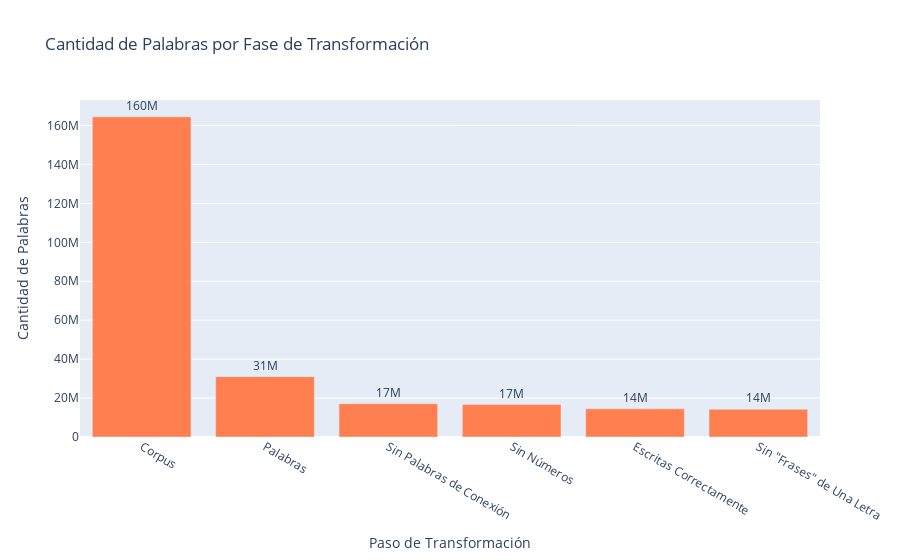

The cell this chart's notebook holds for it:
### Code cell
fig = px.bar(x=etiquetas, y=valores ,text=valores,title="Cantidad de Palabras por Fase de Transformación")
fig.update_traces(texttemplate='%{text:.2s}', textposition='outside',
                  marker_color='rgb(255,127,80)')#, marker_line_color='rgb(8,48,107)',
                  #marker_line_width=1.5, opacity=0.6)


fig.update_layout(uniformtext_minsize=8, uniformtext_mode='hide',xaxis_title="Paso de Transformación",
    yaxis_title="Cantidad de Palabras",)
fig.show()

### Figure 1 — Plotly figure (JSON) as saved in the notebook; plotly's stock layout.template omitted (floating-point values rounded to 4 significant figures)
{"data": [{"alignmentgroup": "True", "hovertemplate": "x=%{x}<br>y=%{y}<br>text=%{text}<extra></extra>", "legendgroup": "", "marker": {"color": "rgb(255,127,80)"}, "name": "", "offsetgroup": "", "orientation": "v", "showlegend": false, "text": [164456400, 31003701, 17096013, 16645969, 14466665, 14259819], "textposition": "outside", "texttemplate": "%{text:.2s}", "type": "bar", "x": ["Corpus", "Palabras", "Sin Palabras de Conexión", "Sin Números", "Escritas Correctamente", "Sin \"Frases\" de Una Letra"], "xaxis": "x", "y": [164456400, 31003701, 17096013, 16645969, 14466665, 14259819], "yaxis": "y"}], "layout": {"barmode": "relative", "legend": {"tracegroupgap": 0}, "title": {"text": "Cantidad de Palabras por Fase de Transformación"}, "uniformtext": {"minsize": 8, "mode": "hide"}, "xaxis": {"anchor": "y", "domain": [0, 1], "title": {"text": "Paso de Transformación"}}, "yaxis": {"anchor": "x", "domain": [0, 1], "title": {"text": "Cantidad de Palabras"}}}}
